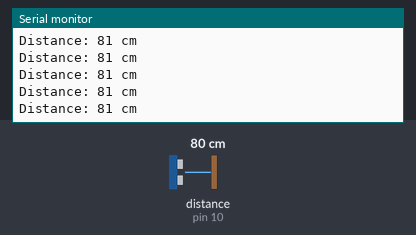
A sketch run on a simulated Arduino Uno, built with avr-gcc and run on an emulated ATmega328P. Shown: the last lines printed to the serial monitor. The inputs (shaded band) are chosen by the test bench; at power-on: distance to the obstacle (sensor on pin 10) 80 cm. The echo pulse lasts 58.3 µs per cm.

Above: at 1.2 s.
1.3 s: distance to the obstacle (sensor on pin 10) set to 2 cm
At 2.1 s:
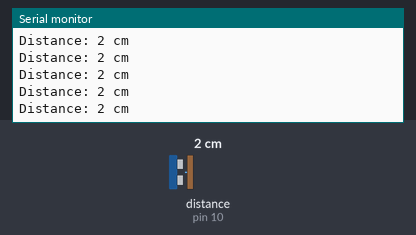
4.3 s: distance to the obstacle (sensor on pin 10) set to 18 cm
At 4.8 s:
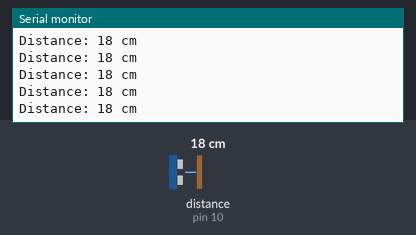
7.3 s: distance to the obstacle (sensor on pin 10) set to 120 cm
At 8.4 s:
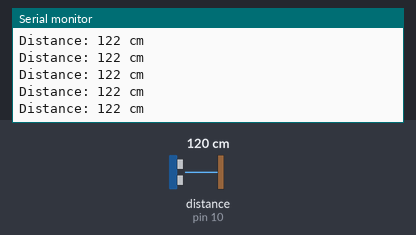
10.3 s: distance to the obstacle (sensor on pin 10) set to 4 cm
At 11.3 s:
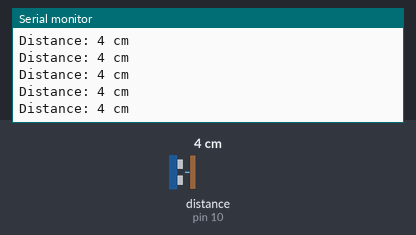
13.3 s: distance to the obstacle (sensor on pin 10) set to 35 cm
At 14.0 s:
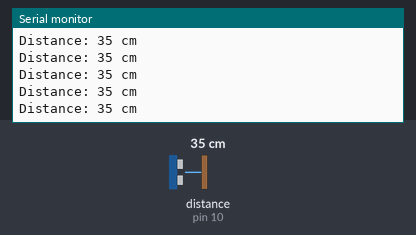
19.3 s: distance to the obstacle (sensor on pin 10) set to 9 cm
At 19.8 s:
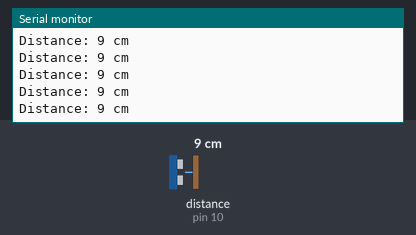
Timing chart, 0 to 22.3 s (numbered marks = the images above; inputs shaded):
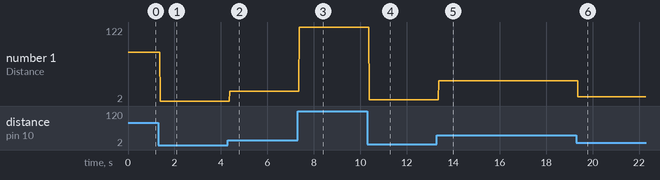

The sketch:

ultrasonic_lib.ino
```cpp
#include <NewPing.h>

const int trigPin = 9;
const int echoPin = 10;
int MAX_DISTANCE = 400; // Maximum distance to measure (in cm)

NewPing sonar(trigPin, echoPin, MAX_DISTANCE); // Create a NewPing object

void setup() {
  Serial.begin(9600); // Initialize serial communication
}

void loop() {
  int distance = sonar.ping_cm(); // Send a ping and get the distance in cm
  Serial.print("Distance: ");
  Serial.print(distance);
  Serial.println(" cm");
}
```

Measured:
- after the input at 1.3 s, the serial monitor: prints a new line after 0.08 s (image 1)
- after the input at 4.3 s, the serial monitor: prints a new line after 0.08 s (image 2)
- after the input at 7.3 s, the serial monitor: prints a new line after 0.07 s (image 3)
- after the input at 10.3 s, the serial monitor: prints a new line after 0.08 s (image 4)
- after the input at 13.3 s, the serial monitor: prints a new line after 0.08 s (image 5)
- after the input at 19.3 s, the serial monitor: prints a new line after 0.07 s (image 6)
- plotted number 1: 81 → 2 after the input at 1.3 s, 2 → 18 after the input at 4.3 s, 18 → 122 after the input at 7.3 s, 122 → 4 after the input at 10.3 s, 4 → 35 after the input at 13.3 s
